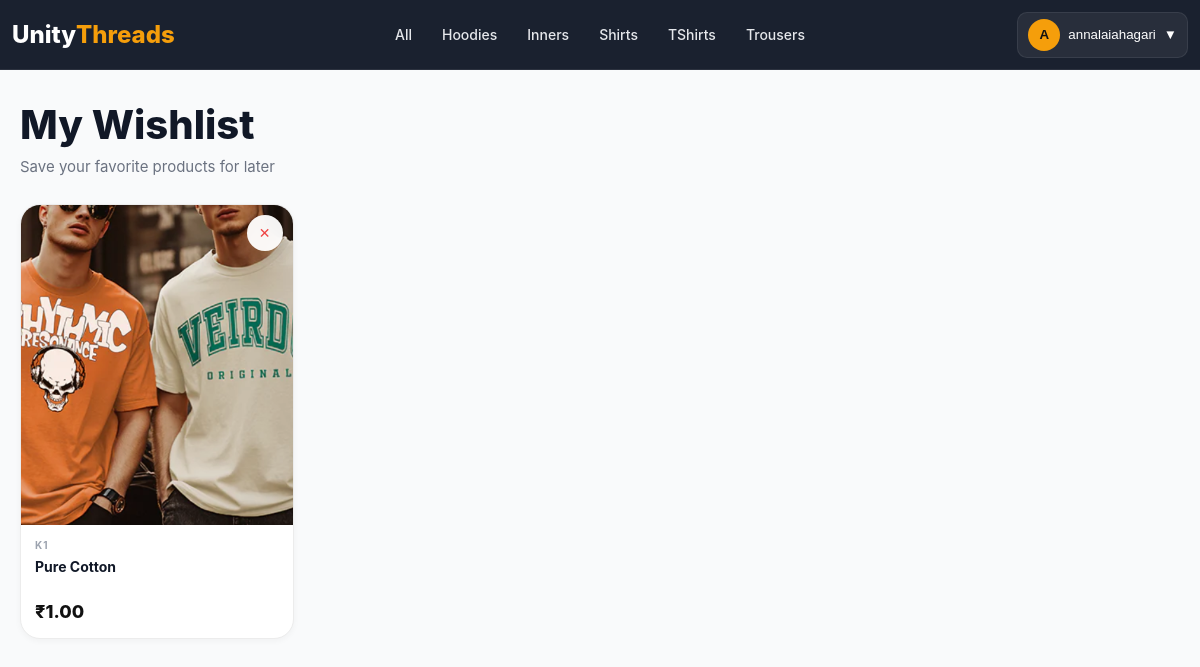
/wishlist/ (signed in), run on an earlier commit of the app's database.
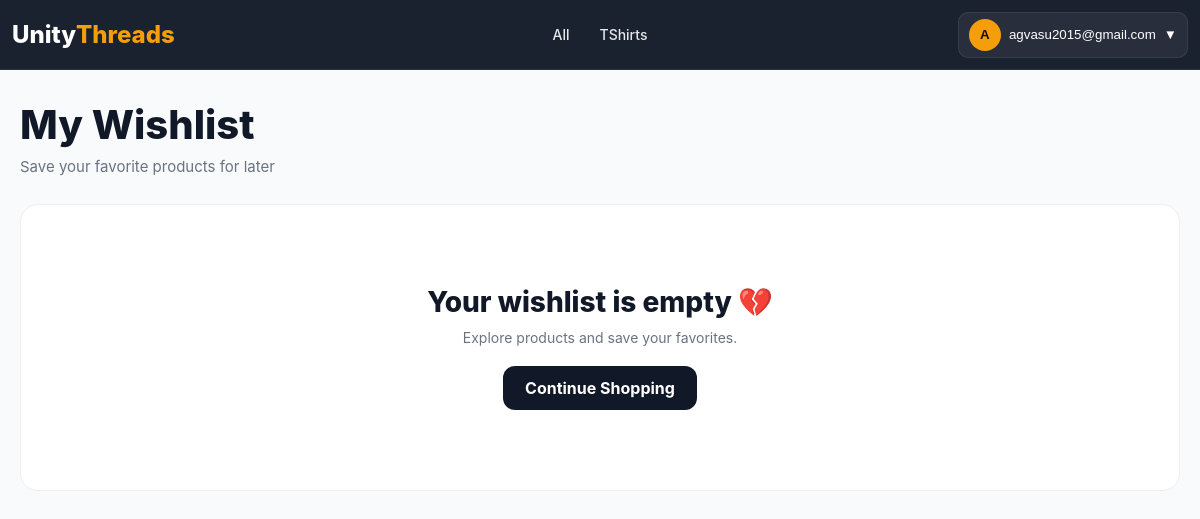
And on a later commit of the database.
### products/models.py (models this page shows, shortened)
class BaseModel(models.Model):
    created_at = models.DateTimeField(
        auto_now_add=True
    )
    updated_at = models.DateTimeField(
        auto_now=True
    )
    class Meta:
        abstract = True

class Category(BaseModel):
    name = models.CharField(
        max_length=100,
        unique=True
    )
    slug = models.SlugField(
        unique=True,
        blank=True
    )
    image = models.ImageField(
        upload_to='categories/',
        blank=True,
        null=True
    )
    is_active = models.BooleanField(default=True)
    class Meta:
        verbose_name_plural = "Categories"
        ordering = ['name']
        indexes = [
            models.Index(fields=['slug']),
            models.Index(fields=['is_active']),
        ]

class ProductImage(BaseModel):
    product = models.ForeignKey(
        Product,
        on_delete=models.CASCADE,
        related_name='images'
    )
    image = models.ImageField(
        upload_to='products/'
    )
    is_primary = models.BooleanField(default=False)
    class Meta:
        ordering = ['-is_primary']

class Product(BaseModel):
    STATUS_CHOICES = (
        ('draft', 'Draft'),
        ('published', 'Published'),
        ('out_of_stock', 'Out Of Stock'),
    )
    id = models.UUIDField(
        primary_key=True,
        default=uuid.uuid4,
        editable=False
    )
    category = models.ForeignKey(
        Category,
        on_delete=models.CASCADE,
        related_name='products'
    )
    brand = models.ForeignKey(
        Brand,
        on_delete=models.CASCADE,
        related_name='products'
    )
    name = models.CharField(max_length=255)
    slug = models.SlugField(
        unique=True,
        blank=True
    )
    description = models.TextField()
    material = models.CharField(
        max_length=255,
        blank=True,
        null=True
    )
    minimum_order_quantity = models.PositiveIntegerField(
        default=1
    )
    status = models.CharField(
        max_length=20,
        choices=STATUS_CHOICES,
        default='draft'
    )
    is_featured = models.BooleanField(default=False)
    is_active = models.BooleanField(default=True)
    meta_title = models.CharField(
        max_length=255,
        blank=True,
        null=True
    )
    meta_description = models.TextField(
        blank=True,
        null=True
    )
    class Meta:
        ordering = ['-created_at']
        indexes = [
            models.Index(fields=['slug']),
            models.Index(fields=['status']),
            models.Index(fields=['is_active']),
        ]

class Brand(BaseModel):
    name = models.CharField(
        max_length=100,
        unique=True
    )
    slug = models.SlugField(
        unique=True,
        blank=True
    )
    logo = models.ImageField(
        upload_to='brands/',
        blank=True,
        null=True
    )
    is_active = models.BooleanField(default=True)
    class Meta:
        ordering = ['name']

class ProductVariant(BaseModel):
    product = models.ForeignKey(
        Product,
        on_delete=models.CASCADE,
        related_name='variants'
    )
    size = models.ForeignKey(
        Size,
        on_delete=models.CASCADE,
        related_name='variants'
    )
    color = models.ForeignKey(
        Color,
        on_delete=models.CASCADE,
        related_name='variants'
    )
    sku = models.CharField(
        max_length=100,
        unique=True
    )
    wholesale_price = models.DecimalField(
        max_digits=10,
        decimal_places=2
    )
    stock_quantity = models.PositiveIntegerField(default=0)
    is_active = models.BooleanField(default=True)
    class Meta:
        unique_together = ['product', 'size', 'color']
        indexes = [
            models.Index(fields=['sku']),
            models.Index(fields=['stock_quantity']),
        ]

### accounts/models.py (models this page shows, shortened)
class User(AbstractUser):
    username = None
    email = models.EmailField(
        unique=True
    )
    phone = models.CharField(
        max_length=10,
        unique=True
    )
    full_name = models.CharField(
        max_length=150
    )
    is_email_verified = models.BooleanField(
        default=False
    )
    USERNAME_FIELD = "email"
    REQUIRED_FIELDS = ["phone"]
    objects = UserManager()

### wishlist/models.py (models this page shows)
class Wishlist(models.Model):
    user = models.ForeignKey(settings.AUTH_USER_MODEL, on_delete=models.CASCADE)
    product = models.ForeignKey("products.Product", on_delete=models.CASCADE)
    created_at = models.DateTimeField(auto_now_add=True)
    class Meta:
        unique_together = ("user", "product")

### wishlist/views.py (the view)
# urls.py: path("", wishlist_page,name="wishlist"),
@login_required
def wishlist_page(request):
    items = Wishlist.objects.select_related(
        "product",
        "product__brand",
        "product__category"
    ).filter(
        user=request.user
    ).order_by("-created_at")
    return render(
        request,
        "wishlist/wishlist.html",
        {
            "items": items
        }
    )

### home/context_processors.py (called while the page is built)
def global_data(request):
    return {
        "categories": Category.objects.all()
    }

### wishlist/templates/wishlist/wishlist.html (shortened to what this page needs)
{% load static %}
<!DOCTYPE html>
<html lang="en">
<head>
    <link rel="stylesheet"
          href="{% static 'wishlist/css/wishlist.css' %}">
</head>
<body>
{% include 'partials/navbar.html' %}
<section class="wishlist-section">
    <div class="wishlist-header">
        <h1>My Wishlist</h1>
        <p>
            Save your favorite products for later
        </p>
    </div>
    {% if items %}
    <div class="wishlist-grid">
        {% for item in items %}
        <div class="wishlist-card">
            <button class="wishlist-remove-btn"
                    onclick="removeWishlist('{{ item.product.id }}', this)">
                ✕
            </button>
            {% if item.product.slug %}
            <a href="{% url 'product_detail' item.product.slug %}">
            {% else %}
            <a href="#">
            {% endif %}
                <div class="wishlist-image">
                    {% with img=item.product.images.first %}
                        {% if img %}
                            <img src="{{ img.image.url }}"
                                 alt="{{ item.product.name }}">
                        {% else %}
                            <img src="{% static 'images/no-image.png' %}"
                                 alt="No Image">
                        {% endif %}
                    {% endwith %}
                </div>
                <div class="wishlist-content">
                    <p class="wishlist-brand">
                        {{ item.product.brand.name }}
                    </p>
                    <h3 class="wishlist-title">
                        {{ item.product.name }}
                    </h3>
                    <div class="wishlist-price">
                        ₹{{ item.product.variants.first.wholesale_price }}
                    </div>
                </div>
            </a>
        </div>
        {% endfor %}
    </div>
    {% else %}
    <div class="empty-wishlist">
        <h2>Your wishlist is empty 💔</h2>
        <p>
            Explore products and save your favorites.
        </p>
        <a href="/"
           class="shop-btn">
            Continue Shopping
        </a>
    </div>
    {% endif %}
</section>
</body>
</html>

### home/templates/partials/navbar.html (shortened to what this page needs)
{% load static %}
<link rel="stylesheet" href="{% static 'home/css/navbar.css' %}">
<header class="header" id="header">
    <a href="/" class="logo">
        Unity<span>Threads</span>
    </a>
      <nav class="nav" id="nav">
    <a href="{% url 'product_list' %}">All</a>
    {% for category in categories %}
        <a href="{% url 'product_list' %}?category={{ category.slug }}">
            {{ category.name }}
        </a>
    {% endfor %}
</nav>
    <div class="nav-actions">
        {% if request.user.is_authenticated %}
        <div class="account-dropdown" id="accountWrapper">
            <button class="account-btn" id="accountBtn" type="button">
                <span class="account-avatar">
                    {{ request.user.full_name|default:request.user.email|first|upper }}
                </span>
                <span class="account-name">
                    {{ request.user.full_name|default:request.user.email }}
                </span>
                <span class="dropdown-icon">▼</span>
            </button>
        </div>
        {% endif %}
    </div>
</header>

What changed in the data, as far as the page shows it:
removed Category: name "Hoodies"
removed Category: name "Inners"
removed Category: name "Shirts"
removed Category: name "Trousers"
removed Wishlist: product.images.first.image (picture), product.brand.name "K1", product.name "Pure Cotton", product.variants.first.wholesale_price "1.00"
changed User: user.full_name "annalaiahagari" → "agvasu2015@gmail.com"
Also different on the page:
text now shown: "Your wishlist is empty 💔 Explore products and save your favorites. Continue Shopping"
